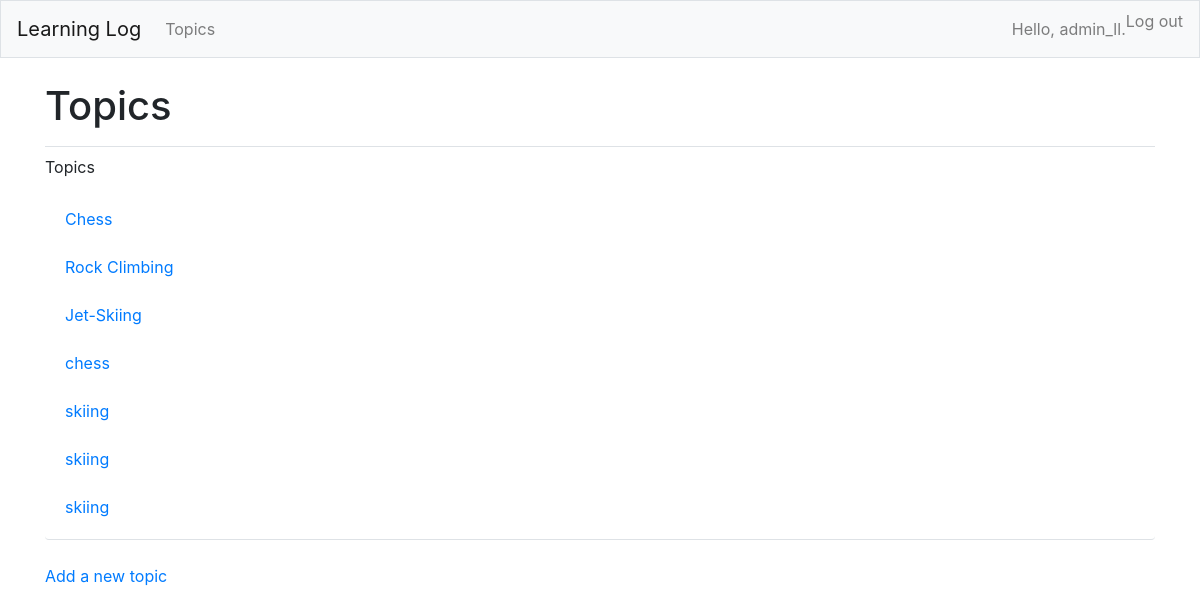
The page /topics (signed in) on the database its author committed.
### MainApp/models.py (models this page shows, shortened)
class Topic(models.Model):
    text = models.CharField(max_length=200)
    date_added = models.DateTimeField(auto_now_add=True)
    owner = models.ForeignKey(User, on_delete=models.CASCADE)

### MainApp/views.py (the view)
# urls.py: path('topics', views.topics, name='topics'),
@login_required
def topics(request):
    topics = Topic.objects.filter(owner=request.user).order_by('date_added')
    context = {'topics' : topics}
    return render(request, 'MainApp/topics.html', context)

### MainApp/templates/mainapp/topics.html
{% extends "MainApp/base.html" %}
{% block page_header %}
   <h1>Topics</h1>
{% endblock page_header %}
{% block content %}
  <p>Topics</p>
  <ul class="list-group border-bottom pb-2 mb-4">
     {% for topic in topics %}
      <li class="list-group-item border-0">
        <a href="{% url 'MainApp:topic' topic.id %}">
          {{ topic.text }}</a>
      </li>
     {% empty %}
       <li class="list-group-item border-0">No topics have been added yet.</li>
     {% endfor %}
  </ul>
  <a href="{% url 'MainApp:new_topic' %}">Add a new topic</a>
{% endblock content %}

### MainApp/templates/mainapp/base.html (shortened to what this page needs)
{% load bootstrap4 %}
<!doctype html>
<html lang="en">
    <head>
        {% bootstrap_css %}
    </head>
    <body>
        <nav class="navbar navbar-expand-md navbar-light bg-light mb-4 border">
        <a class="navbar-brand" href="{% url 'MainApp:index'%}">Learning Log</a>
        <div class="collapse navbar-collapse" id="navbarCollapse">
            <ul class="navbar-nav mr-auto">
                <li class="nav-item">
                <a class="nav-link" href="{% url 'MainApp:topics'%}">Topics</a></li>
            </ul>
            <ul class="navbar-nav ml-auto">
                {% if user.is_authenticated %}
                <li class="nav-item">
                    <span class="navbar-text">Hello, {{ user.username }}.</span>
                </li>
                <li class="nav-item">
                     <form action="{% url 'users:logout' %}" method="post" class="form-inline m-0 p-0">
                        <button type="submit" class="nav-link btn btn-link p-0" style="border: none; background: none;">
                             Log out
                         </button>
                    </form>
                </li>
                {% else %}
                  <li class="nav-item">
                    <a class="nav-link" href="{% url 'users:register' %}">Register</a>
                  </li>
                  <li class="nav-item">
                    <a class="nav-link" href="{% url 'users:login' %}">Log in</a></li>
                {% endif %}
              </ul>
        </div>
        </nav>
        <main role="main" class="container">
            <div class="pb-2 mb-2 border-bottom">
                {% block page_header %}{% endblock page_header %}
            </div>
            <div>
                {% block content %}{% endblock content %}
            </div>
        </main>
    </body>
</html>

### rows shown on the page
Topic: text "Chess"
Topic: text "Rock Climbing"
Topic: text "Jet-Skiing"
Topic: text "chess"
Topic: text "skiing"
Topic: text "skiing"
Topic: text "skiing"

### other values the page prints
{{ user.username }} "admin_ll"
